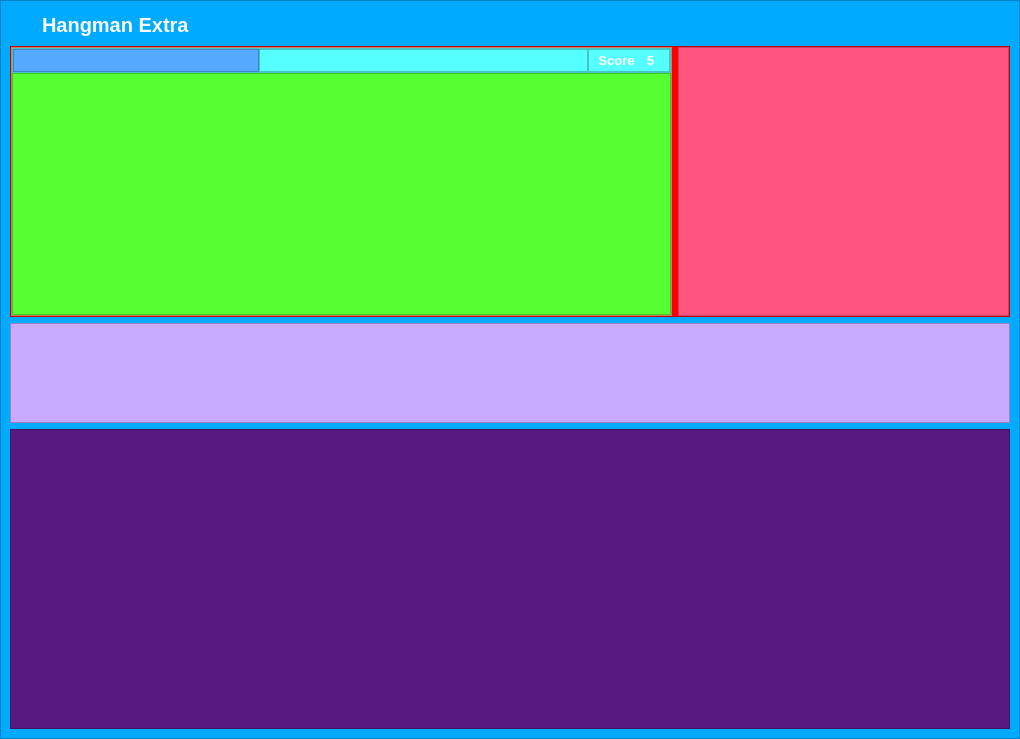
<?xml version="1.0" encoding="UTF-8"?>
<ui version="4.0">
 <class>Form</class>
 <widget class="QWidget" name="Form">
  <property name="geometry">
   <rect>
    <x>0</x>
    <y>0</y>
    <width>1020</width>
    <height>739</height>
   </rect>
  </property>
  <property name="windowTitle">
   <string>Form</string>
  </property>
  <layout class="QVBoxLayout" name="verticalLayout_5">
   <property name="spacing">
    <number>0</number>
   </property>
   <property name="leftMargin">
    <number>0</number>
   </property>
   <property name="topMargin">
    <number>0</number>
   </property>
   <property name="rightMargin">
    <number>0</number>
   </property>
   <property name="bottomMargin">
    <number>0</number>
   </property>
   <item>
    <widget class="QFrame" name="gameView">
     <property name="styleSheet">
      <string notr="true">background-color: rgb(0, 170, 255);</string>
     </property>
     <property name="frameShape">
      <enum>QFrame::StyledPanel</enum>
     </property>
     <property name="frameShadow">
      <enum>QFrame::Raised</enum>
     </property>
     <layout class="QVBoxLayout" name="verticalLayout_4">
      <item>
       <widget class="QFrame" name="title_bar_frame">
        <property name="maximumSize">
         <size>
          <width>16777215</width>
          <height>30</height>
         </size>
        </property>
        <property name="styleSheet">
         <string notr="true">background-color: transparent;</string>
        </property>
        <property name="frameShape">
         <enum>QFrame::StyledPanel</enum>
        </property>
        <property name="frameShadow">
         <enum>QFrame::Raised</enum>
        </property>
        <layout class="QHBoxLayout" name="horizontalLayout_6">
         <property name="spacing">
          <number>0</number>
         </property>
         <property name="leftMargin">
          <number>0</number>
         </property>
         <property name="topMargin">
          <number>0</number>
         </property>
         <property name="rightMargin">
          <number>0</number>
         </property>
         <property name="bottomMargin">
          <number>0</number>
         </property>
         <item>
          <widget class="QFrame" name="title_bar_container">
           <property name="maximumSize">
            <size>
             <width>16777215</width>
             <height>70</height>
            </size>
           </property>
           <property name="styleSheet">
            <string notr="true">background-color: transparent;</string>
           </property>
           <property name="frameShape">
            <enum>QFrame::StyledPanel</enum>
           </property>
           <property name="frameShadow">
            <enum>QFrame::Raised</enum>
           </property>
           <layout class="QHBoxLayout" name="horizontalLayout_8">
            <property name="spacing">
             <number>0</number>
            </property>
            <property name="leftMargin">
             <number>30</number>
            </property>
            <property name="topMargin">
             <number>0</number>
            </property>
            <property name="rightMargin">
             <number>0</number>
            </property>
            <property name="bottomMargin">
             <number>0</number>
            </property>
            <item>
             <widget class="QLabel" name="title_bar">
              <property name="styleSheet">
               <string notr="true">font: bold 20px;
color: rgb(250, 250, 250);</string>
              </property>
              <property name="text">
               <string>Hangman Extra</string>
              </property>
             </widget>
            </item>
           </layout>
          </widget>
         </item>
         <item>
          <widget class="QFrame" name="tool_box">
           <property name="maximumSize">
            <size>
             <width>150</width>
             <height>150</height>
            </size>
           </property>
           <property name="styleSheet">
            <string notr="true">background-color: transparent;</string>
           </property>
           <property name="frameShape">
            <enum>QFrame::StyledPanel</enum>
           </property>
           <property name="frameShadow">
            <enum>QFrame::Raised</enum>
           </property>
           <layout class="QHBoxLayout" name="horizontalLayout_9">
            <property name="spacing">
             <number>0</number>
            </property>
            <property name="leftMargin">
             <number>0</number>
            </property>
            <property name="topMargin">
             <number>0</number>
            </property>
            <property name="rightMargin">
             <number>0</number>
            </property>
            <property name="bottomMargin">
             <number>0</number>
            </property>
            <item>
             <widget class="QPushButton" name="minimizeButton">
              <property name="styleSheet">
               <string notr="true">QPushButton {
    background-color: transparent;
	color: rgb(255, 255, 255);
	border-radius: 10px;

    font: 35px;
    padding: 6px;
}


QPushButton:hover{
    
	background-color: rgb(170, 170, 255);
}

QPushButton:pressed {
    
	background-color: rgb(85, 85, 255);
	border-color: rgb(180, 180, 180);
}</string>
              </property>
              <property name="text">
               <string/>
              </property>
              <property name="icon">
               <iconset>
                <normaloff>../minimize.png</normaloff>../minimize.png</iconset>
              </property>
             </widget>
            </item>
            <item>
             <widget class="QPushButton" name="restoreButton">
              <property name="styleSheet">
               <string notr="true">QPushButton {
    background-color: transparent;
	color: rgb(255, 255, 255);
	border-radius: 10px;

    font: 35px;
    padding: 6px;
}


QPushButton:hover{
    
	background-color: rgb(170, 255, 127);
}

QPushButton:pressed {
    
	background-color: rgb(0, 170, 127);
	border-color: rgb(180, 180, 180);
}</string>
              </property>
              <property name="text">
               <string/>
              </property>
              <property name="icon">
               <iconset>
                <normaloff>../fullscreen.png</normaloff>../fullscreen.png</iconset>
              </property>
             </widget>
            </item>
            <item>
             <widget class="QPushButton" name="closeButton">
              <property name="styleSheet">
               <string notr="true">QPushButton {
    background-color: transparent;
	color: rgb(255, 255, 255);
	border-radius: 10px;

    font: 35px;
    padding: 6px;
}


QPushButton:hover{
    
	background-color: ;
	background-color: rgb(255, 85, 0);
}

QPushButton:pressed {
    
	background-color: rgb(208, 0, 0);
	border-color: rgb(180, 180, 180);
}</string>
              </property>
              <property name="text">
               <string/>
              </property>
              <property name="icon">
               <iconset>
                <normaloff>../X.png</normaloff>../X.png</iconset>
              </property>
             </widget>
            </item>
           </layout>
          </widget>
         </item>
        </layout>
       </widget>
      </item>
      <item>
       <widget class="QFrame" name="hangmanViewContainer">
        <property name="sizePolicy">
         <sizepolicy hsizetype="Minimum" vsizetype="Preferred">
          <horstretch>0</horstretch>
          <verstretch>4</verstretch>
         </sizepolicy>
        </property>
        <property name="minimumSize">
         <size>
          <width>250</width>
          <height>0</height>
         </size>
        </property>
        <property name="styleSheet">
         <string notr="true">background-color: rgb(255, 0, 0);
</string>
        </property>
        <property name="frameShape">
         <enum>QFrame::StyledPanel</enum>
        </property>
        <property name="frameShadow">
         <enum>QFrame::Raised</enum>
        </property>
        <layout class="QHBoxLayout" name="horizontalLayout_2">
         <property name="leftMargin">
          <number>0</number>
         </property>
         <property name="topMargin">
          <number>0</number>
         </property>
         <property name="rightMargin">
          <number>0</number>
         </property>
         <property name="bottomMargin">
          <number>0</number>
         </property>
         <item>
          <widget class="QFrame" name="frame_3">
           <property name="sizePolicy">
            <sizepolicy hsizetype="Preferred" vsizetype="Preferred">
             <horstretch>2</horstretch>
             <verstretch>0</verstretch>
            </sizepolicy>
           </property>
           <property name="styleSheet">
            <string notr="true">background-color: rgb(255, 170, 127);</string>
           </property>
           <property name="frameShape">
            <enum>QFrame::StyledPanel</enum>
           </property>
           <property name="frameShadow">
            <enum>QFrame::Raised</enum>
           </property>
           <layout class="QVBoxLayout" name="verticalLayout_9">
            <property name="spacing">
             <number>0</number>
            </property>
            <property name="leftMargin">
             <number>0</number>
            </property>
            <property name="topMargin">
             <number>0</number>
            </property>
            <property name="rightMargin">
             <number>0</number>
            </property>
            <property name="bottomMargin">
             <number>0</number>
            </property>
            <item>
             <widget class="QFrame" name="frame_4">
              <property name="sizePolicy">
               <sizepolicy hsizetype="Preferred" vsizetype="Preferred">
                <horstretch>1</horstretch>
                <verstretch>0</verstretch>
               </sizepolicy>
              </property>
              <property name="minimumSize">
               <size>
                <width>20</width>
                <height>25</height>
               </size>
              </property>
              <property name="styleSheet">
               <string notr="true">background-color: rgb(85, 255, 255);</string>
              </property>
              <property name="frameShape">
               <enum>QFrame::StyledPanel</enum>
              </property>
              <property name="frameShadow">
               <enum>QFrame::Raised</enum>
              </property>
              <layout class="QHBoxLayout" name="horizontalLayout_4">
               <property name="spacing">
                <number>0</number>
               </property>
               <property name="leftMargin">
                <number>0</number>
               </property>
               <property name="topMargin">
                <number>0</number>
               </property>
               <property name="rightMargin">
                <number>0</number>
               </property>
               <property name="bottomMargin">
                <number>0</number>
               </property>
               <item>
                <widget class="QFrame" name="lifeView">
                 <property name="sizePolicy">
                  <sizepolicy hsizetype="Preferred" vsizetype="Minimum">
                   <horstretch>3</horstretch>
                   <verstretch>0</verstretch>
                  </sizepolicy>
                 </property>
                 <property name="minimumSize">
                  <size>
                   <width>0</width>
                   <height>20</height>
                  </size>
                 </property>
                 <property name="styleSheet">
                  <string notr="true">background-color: rgb(85, 170, 255);</string>
                 </property>
                 <property name="frameShape">
                  <enum>QFrame::StyledPanel</enum>
                 </property>
                 <property name="frameShadow">
                  <enum>QFrame::Raised</enum>
                 </property>
                </widget>
               </item>
               <item>
                <widget class="QFrame" name="frame_2">
                 <property name="sizePolicy">
                  <sizepolicy hsizetype="Preferred" vsizetype="Preferred">
                   <horstretch>4</horstretch>
                   <verstretch>0</verstretch>
                  </sizepolicy>
                 </property>
                 <property name="frameShape">
                  <enum>QFrame::StyledPanel</enum>
                 </property>
                 <property name="frameShadow">
                  <enum>QFrame::Raised</enum>
                 </property>
                </widget>
               </item>
               <item>
                <widget class="QFrame" name="frame">
                 <property name="sizePolicy">
                  <sizepolicy hsizetype="Preferred" vsizetype="Preferred">
                   <horstretch>1</horstretch>
                   <verstretch>0</verstretch>
                  </sizepolicy>
                 </property>
                 <property name="frameShape">
                  <enum>QFrame::StyledPanel</enum>
                 </property>
                 <property name="frameShadow">
                  <enum>QFrame::Raised</enum>
                 </property>
                 <layout class="QHBoxLayout" name="horizontalLayout">
                  <property name="topMargin">
                   <number>0</number>
                  </property>
                  <property name="bottomMargin">
                   <number>0</number>
                  </property>
                  <item>
                   <widget class="QLabel" name="scoreLabel">
                    <property name="sizePolicy">
                     <sizepolicy hsizetype="Preferred" vsizetype="Preferred">
                      <horstretch>1</horstretch>
                      <verstretch>0</verstretch>
                     </sizepolicy>
                    </property>
                    <property name="styleSheet">
                     <string notr="true">color: white;
font-size: 10pt;
font-weight: bold;</string>
                    </property>
                    <property name="text">
                     <string>Score</string>
                    </property>
                    <property name="alignment">
                     <set>Qt::AlignCenter</set>
                    </property>
                   </widget>
                  </item>
                  <item>
                   <widget class="QLabel" name="remainingAttemptsNumLabel">
                    <property name="sizePolicy">
                     <sizepolicy hsizetype="Preferred" vsizetype="Preferred">
                      <horstretch>2</horstretch>
                      <verstretch>0</verstretch>
                     </sizepolicy>
                    </property>
                    <property name="font">
                     <font>
                      <pointsize>10</pointsize>
                      <bold>true</bold>
                     </font>
                    </property>
                    <property name="styleSheet">
                     <string notr="true">color: white;
font-size: 10pt;
font-weight: bold;</string>
                    </property>
                    <property name="text">
                     <string>5</string>
                    </property>
                    <property name="textFormat">
                     <enum>Qt::RichText</enum>
                    </property>
                    <property name="alignment">
                     <set>Qt::AlignCenter</set>
                    </property>
                   </widget>
                  </item>
                 </layout>
                </widget>
               </item>
              </layout>
             </widget>
            </item>
            <item>
             <widget class="QFrame" name="hangmanView">
              <property name="sizePolicy">
               <sizepolicy hsizetype="Preferred" vsizetype="Preferred">
                <horstretch>0</horstretch>
                <verstretch>10</verstretch>
               </sizepolicy>
              </property>
              <property name="minimumSize">
               <size>
                <width>0</width>
                <height>200</height>
               </size>
              </property>
              <property name="styleSheet">
               <string notr="true">background-color: rgb(85, 255, 50);</string>
              </property>
              <property name="frameShape">
               <enum>QFrame::StyledPanel</enum>
              </property>
              <property name="frameShadow">
               <enum>QFrame::Raised</enum>
              </property>
             </widget>
            </item>
           </layout>
          </widget>
         </item>
         <item>
          <widget class="QFrame" name="cameraView">
           <property name="sizePolicy">
            <sizepolicy hsizetype="Preferred" vsizetype="Preferred">
             <horstretch>1</horstretch>
             <verstretch>0</verstretch>
            </sizepolicy>
           </property>
           <property name="styleSheet">
            <string notr="true">background-color: rgb(255, 85, 127);</string>
           </property>
           <property name="frameShape">
            <enum>QFrame::StyledPanel</enum>
           </property>
           <property name="frameShadow">
            <enum>QFrame::Raised</enum>
           </property>
          </widget>
         </item>
        </layout>
       </widget>
      </item>
      <item>
       <widget class="QFrame" name="wordInputView">
        <property name="sizePolicy">
         <sizepolicy hsizetype="Preferred" vsizetype="Preferred">
          <horstretch>0</horstretch>
          <verstretch>1</verstretch>
         </sizepolicy>
        </property>
        <property name="minimumSize">
         <size>
          <width>400</width>
          <height>100</height>
         </size>
        </property>
        <property name="styleSheet">
         <string notr="true">background-color: rgb(200, 170, 255);</string>
        </property>
        <property name="frameShape">
         <enum>QFrame::StyledPanel</enum>
        </property>
        <property name="frameShadow">
         <enum>QFrame::Raised</enum>
        </property>
        <layout class="QVBoxLayout" name="verticalLayout">
         <property name="spacing">
          <number>0</number>
         </property>
         <property name="leftMargin">
          <number>0</number>
         </property>
         <property name="topMargin">
          <number>0</number>
         </property>
         <property name="rightMargin">
          <number>0</number>
         </property>
         <property name="bottomMargin">
          <number>0</number>
         </property>
        </layout>
       </widget>
      </item>
      <item>
       <widget class="QFrame" name="keyboardView">
        <property name="sizePolicy">
         <sizepolicy hsizetype="Preferred" vsizetype="Preferred">
          <horstretch>0</horstretch>
          <verstretch>3</verstretch>
         </sizepolicy>
        </property>
        <property name="minimumSize">
         <size>
          <width>0</width>
          <height>300</height>
         </size>
        </property>
        <property name="styleSheet">
         <string notr="true">background-color: rgb(85, 25, 127);
</string>
        </property>
        <property name="frameShape">
         <enum>QFrame::StyledPanel</enum>
        </property>
        <property name="frameShadow">
         <enum>QFrame::Raised</enum>
        </property>
        <layout class="QVBoxLayout" name="verticalLayout_2">
         <property name="spacing">
          <number>0</number>
         </property>
         <property name="leftMargin">
          <number>0</number>
         </property>
         <property name="topMargin">
          <number>0</number>
         </property>
         <property name="rightMargin">
          <number>0</number>
         </property>
         <property name="bottomMargin">
          <number>0</number>
         </property>
        </layout>
       </widget>
      </item>
     </layout>
    </widget>
   </item>
  </layout>
 </widget>
 <resources>
  <include location="../PycharmProjects/Club/Morse_Siganl_CC/img.qrc"/>
 </resources>
 <connections/>
</ui>
